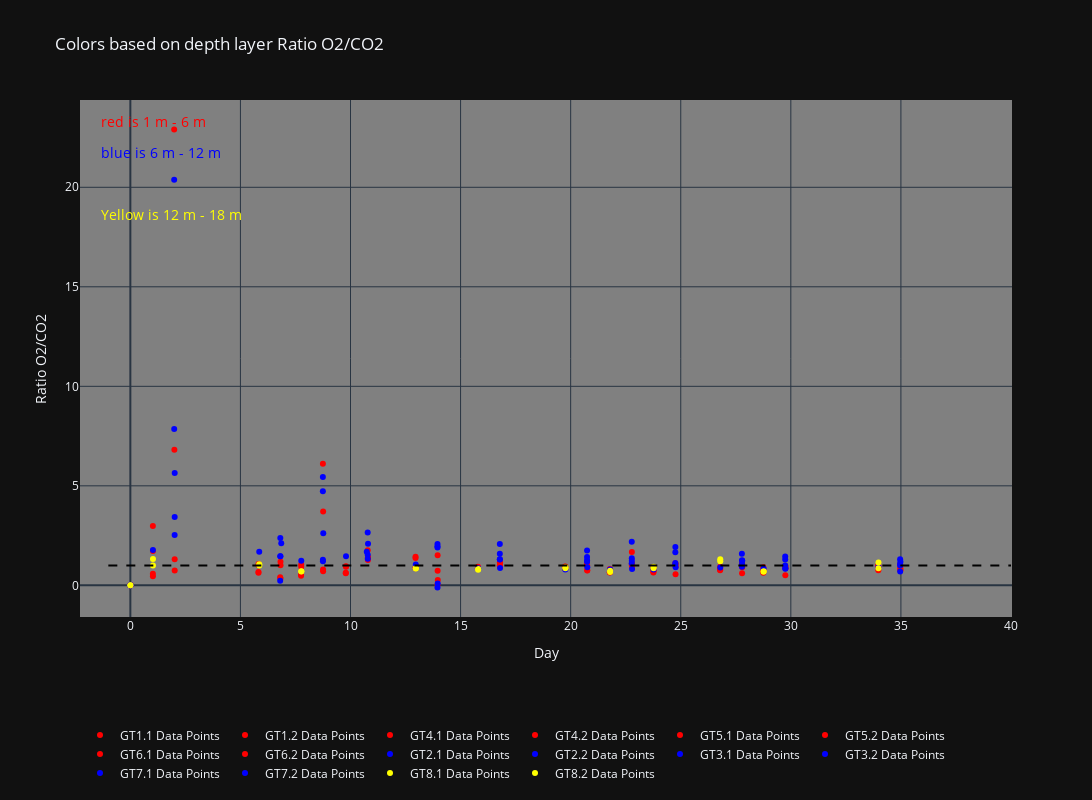

The notebook cell saved with this chart:
### Code cell
import plotly.graph_objects as go

# Define the line styles
line_styles = ['solid', 'dash', 'dot', 'dashdot', 'longdash', 'longdashdot', 'dot', 'dash']

# Create the figure
fig = go.Figure()

# Modify the layout with the desired figure size
fig.update_layout(
    width=15*80,  # 80 pixels per unit width
    height=10*80,  # 80 pixels per unit height
)

# Iterate over sample_list_1m_6m
for i, sheet_name in enumerate(sample_list_1m_6m):
    df = dict_data_frames[sheet_name]

    # Drop the rows where 'CumulativeColumn' is NaN
    df_dropped = df.dropna(subset=['Ratio O2/CO2'])

    # # Add the line trace
    # fig.add_trace(go.Scatter(
    #     x=df_dropped['Day'],
    #     y=df_dropped['Ratio O2/CO2'],
    #     mode='lines',
    #     name=sheet_name,
    #     line=dict(color='red', dash=line_styles[i])
    # ))

    # Add the scatter trace
    fig.add_trace(go.Scatter(
        x=df_dropped['Day'],
        y=df_dropped['Ratio O2/CO2'],
        mode='markers',
        name=f'{sheet_name} Data Points',
        marker=dict(color='red')
    ))

# Iterate over sample_list_6m_12m
for i, sheet_name in enumerate(sample_list_6m_12m):
    df = dict_data_frames[sheet_name]

    # Drop the rows where 'CumulativeColumn' is NaN
    df_dropped = df.dropna(subset=['Ratio O2/CO2'])

    # # Add the line trace
    # fig.add_trace(go.Scatter(
    #     x=df_dropped['Day'],
    #     y=df_dropped['Ratio O2/CO2'],
    #     mode='lines',
    #     name=sheet_name,
    #     line=dict(color='blue', dash=line_styles[i])
    # ))

    # Add the scatter trace
    fig.add_trace(go.Scatter(
        x=df_dropped['Day'],
        y=df_dropped['Ratio O2/CO2'],
        mode='markers',
        name=f'{sheet_name} Data Points',
        marker=dict(color='blue')
    ))

# Iterate over sample_list_12m_18m
for i, sheet_name in enumerate(sample_list_12m_18m):
    df = dict_data_frames[sheet_name]

    # Drop the rows where 'CumulativeColumn' is NaN
    df_dropped = df.dropna(subset=['Ratio O2/CO2'])

    # # Add the line trace
    # fig.add_trace(go.Scatter(
    #     x=df_dropped['Day'],
    #     y=df_dropped['Ratio O2/CO2'],
    #     mode='lines',
    #     name=sheet_name,
    #     line=dict(color='yellow', dash=line_styles[i])
    # ))

    # Add the scatter trace
    fig.add_trace(go.Scatter(
        x=df_dropped['Day'],
        y=df_dropped['Ratio O2/CO2'],
        mode='markers',
        name=f'{sheet_name} Data Points',
        marker=dict(color='yellow')
    ))

# Add legend-like text annotations
fig.add_annotation(
    xref='paper',
    yref='paper',
    x=0.02,
    y=0.98,
    text='red is 1 m - 6 m',
    showarrow=False,
    font=dict(size=14, color='red')
)

# Add legend-like text annotations
fig.add_annotation(
    xref='paper',
    yref='paper',
    x=0.02,
    y=0.92,
    text='blue is 6 m - 12 m',
    showarrow=False,
    font=dict(size=14, color='blue')
)

# Add legend-like text annotations
fig.add_annotation(
    xref='paper',
    yref='paper',
    x=0.02,
    y=0.8,
    text='Yellow is 12 m - 18 m',
    showarrow=False,
    font=dict(size=14, color='yellow')
)

# Add a trace for y=1 line
fig.add_shape(
    type='line',
    x0=-1,  # Start the line at the minimum x-value
    y0=1,
    x1=40,  # Extend the line to the maximum x-value
    y1=1,
    line=dict(color='black', dash='dash')  # Customize the line color and style
)

# Update the layout
fig.update_layout(
    title='Colors based on depth layer Ratio O2/CO2',
    xaxis=dict(title='Day'),
    yaxis=dict(title='Ratio O2/CO2'),
    showlegend=True,
    legend=dict(
        x=0,
        y=-0.2,
        orientation='h',
        traceorder='normal'
    ),
    plot_bgcolor='grey'  # Set the plot background color to white
)

# fig.update_yaxes(range=[-0.5, 2])  # Set y-axis limits

# Show the chart
fig.show()

### Figure 1 — Plotly figure (JSON) as saved in the notebook; plotly's stock layout.template omitted (floating-point values rounded to 4 significant figures)
{"data": [{"marker": {"color": "red"}, "mode": "markers", "name": "GT1.1 Data Points", "x": [0.0, 2.0, 6.818, 8.757, 10.79, 13.96, 16.78, 20.75, 22.79, 24.77, 27.78, 29.76, 34.98], "y": [0.0, 6.808, 0.3484, 3.71, 1.411, 0.2714, 1.011, 0.9999, 0.9222, 0.9543, 0.9676, 0.8614, 0.7935], "type": "scatter"}, {"marker": {"color": "red"}, "mode": "markers", "name": "GT1.2 Data Points", "x": [0.0, 1.99, 6.806, 8.745, 10.78, 13.95, 16.78, 20.74, 22.77, 24.76, 27.78, 29.74, 34.97], "y": [0.0, 22.9, 0.407, 6.11, 1.758, 0.02603, 1.15, 1.101, 1.037, 1.112, 1.113, 0.9673, 1.045], "type": "scatter"}, {"marker": {"color": "red"}, "mode": "markers", "name": "GT4.1 Data Points", "x": [0.0, 1.022, 5.819, 7.753, 9.785, 12.95, 15.78, 19.75, 21.78, 23.76, 26.78, 28.75, 33.97], "y": [0.0, 0.581, 0.6745, 0.5448, 0.6287, 1.377, 0.8534, 0.9527, 0.6608, 0.6776, 0.8172, 0.7009, 0.9811], "type": "scatter"}, {"marker": {"color": "red"}, "mode": "markers", "name": "GT4.2 Data Points", "x": [0.0, 1.024, 5.82, 7.754, 9.785, 12.95, 15.79, 19.75, 21.78, 23.76, 26.79, 28.75, 33.97], "y": [0.0, 0.4585, 0.6365, 0.4861, 0.6083, 1.436, 0.8437, 0.9381, 0.646, 0.6513, 0.7633, 0.6294, 0.985], "type": "scatter"}, {"marker": {"color": "red"}, "mode": "markers", "name": "GT5.1 Data Points", "x": [0.0, 2.013, 6.82, 8.754, 10.79, 13.96, 16.79, 20.75, 22.78, 24.76, 27.79, 29.75, 34.97], "y": [0.0, 1.309, 1.182, 0.7947, 1.371, 0.7309, 0.9675, 0.7535, 1.673, 1.079, 0.6102, 0.9557, 0.8979], "type": "scatter"}, {"marker": {"color": "red"}, "mode": "markers", "name": "GT5.2 Data Points", "x": [0.0, 2.015, 6.822, 8.756, 10.79, 13.96, 16.79, 20.75, 22.78, 24.76, 27.79, 29.75, 34.97], "y": [0.0, 0.7524, 1.006, 0.706, 1.269, 1.516, 1.143, 0.7456, 1.107, 0.5602, 0.9097, 0.5027, 0.7596], "type": "scatter"}, {"marker": {"color": "red"}, "mode": "markers", "name": "GT6.1 Data Points", "x": [0.0, 1.023, 5.824, 7.76, 9.791, 12.96, 15.79, 19.75, 21.78, 23.76, 26.79, 28.75, 33.97], "y": [0.0, 2.98, 1.008, 1.051, 0.9618, 0.855, 0.9372, 0.9037, 0.8272, 0.9255, 0.9375, 0.9042, 0.916], "type": "scatter"}, {"marker": {"color": "red"}, "mode": "markers", "name": "GT6.2 Data Points", "x": [0.0, 1.026, 5.825, 7.762, 9.794, 12.96, 15.79, 19.75, 21.79, 23.77, 26.79, 28.76, 33.98], "y": [0.0, 1.728, 1.074, 0.932, 0.9288, 0.906, 0.8712, 0.8166, 0.7782, 0.7668, 0.7817, 0.7428, 0.7567], "type": "scatter"}, {"marker": {"color": "blue"}, "mode": "markers", "name": "GT2.1 Data Points", "x": [0.0, 1.991, 6.806, 8.744, 10.74, 13.95, 16.78, 20.74, 22.77, 24.75, 27.78, 29.74, 34.97], "y": [0.0, 20.38, 0.2286, 4.731, 1.693, -0.103, 1.299, 1.181, 1.107, 1.126, 1.064, 0.9978, 0.9994], "type": "scatter"}, {"marker": {"color": "blue"}, "mode": "markers", "name": "GT2.2 Data Points", "x": [0.0, 1.992, 6.812, 8.744, 10.78, 13.95, 16.78, 20.74, 22.77, 24.75, 27.78, 29.74, 34.96], "y": [0.0, 7.859, 2.384, 5.447, 2.661, 1.959, 2.08, 1.749, 2.185, 1.66, 1.584, 1.454, 1.305], "type": "scatter"}, {"marker": {"color": "blue"}, "mode": "markers", "name": "GT3.1 Data Points", "x": [0.0, 2.012, 6.812, 8.745, 10.78, 13.95, 16.78, 20.74, 22.78, 24.75, 27.78, 29.74, 34.97], "y": [0.0, 2.526, 1.456, 1.288, 1.531, 2.082, 1.584, 1.43, 1.359, 1.93, 1.262, 1.299, 1.068], "type": "scatter"}, {"marker": {"color": "blue"}, "mode": "markers", "name": "GT3.2 Data Points", "x": [0.0, 2.013, 6.813, 8.747, 10.78, 13.95, 16.78, 20.74, 22.78, 24.76, 27.78, 29.75, 34.97], "y": [0.0, 3.434, 1.468, 1.209, 1.342, 1.9, 1.314, 1.261, 1.238, 1.061, 0.9306, 0.8315, 0.6994], "type": "scatter"}, {"marker": {"color": "blue"}, "mode": "markers", "name": "GT7.1 Data Points", "x": [0.0, 2.015, 6.854, 8.763, 10.8, 13.96, 16.79, 20.76, 22.79, 24.77, 27.79, 29.76, 34.98], "y": [0.0, 5.648, 2.11, 2.615, 2.092, 0.09194, 0.8743, 0.9111, 0.8241, 0.911, 1.241, 0.8646, 1.186], "type": "scatter"}, {"marker": {"color": "blue"}, "mode": "markers", "name": "GT7.2 Data Points", "x": [0.0, 1.026, 5.854, 7.764, 9.795, 12.96, 15.8, 19.76, 21.79, 23.77, 26.79, 28.76, 33.98], "y": [0.0, 1.777, 1.694, 1.237, 1.461, 1.05, 0.8651, 0.7903, 0.7962, 0.802, 0.9002, 0.8439, 0.9121], "type": "scatter"}, {"marker": {"color": "yellow"}, "mode": "markers", "name": "GT8.1 Data Points", "x": [0.0, 1.028, 5.856, 7.765, 12.97, 15.8, 19.76, 21.79, 23.77, 26.8, 28.76, 33.98], "y": [0.0, 1.003, 1.055, 0.702, 0.8617, 0.786, 0.8643, 0.675, 0.8541, 1.309, 0.6834, 0.8637], "type": "scatter"}, {"marker": {"color": "yellow"}, "mode": "markers", "name": "GT8.2 Data Points", "x": [0.0, 1.028, 5.856, 7.765, 12.97, 15.8, 19.76, 21.79, 23.77, 26.8, 28.77, 33.98], "y": [0.0, 1.32, 0.994, 0.7085, 0.8486, 0.8153, 0.9106, 0.7361, 0.9345, 1.215, 0.7027, 1.151], "type": "scatter"}], "layout": {"width": 1200, "height": 800, "annotations": [{"font": {"color": "red", "size": 14}, "showarrow": false, "text": "red is 1 m - 6 m", "x": 0.02, "xref": "paper", "y": 0.98, "yref": "paper"}, {"font": {"color": "blue", "size": 14}, "showarrow": false, "text": "blue is 6 m - 12 m", "x": 0.02, "xref": "paper", "y": 0.92, "yref": "paper"}, {"font": {"color": "yellow", "size": 14}, "showarrow": false, "text": "Yellow is 12 m - 18 m", "x": 0.02, "xref": "paper", "y": 0.8, "yref": "paper"}], "shapes": [{"line": {"color": "black", "dash": "dash"}, "type": "line", "x0": -1, "x1": 40, "y0": 1, "y1": 1}], "legend": {"x": 0, "y": -0.2, "orientation": "h", "traceorder": "normal"}, "title": {"text": "Colors based on depth layer Ratio O2/CO2"}, "xaxis": {"title": {"text": "Day"}}, "yaxis": {"title": {"text": "Ratio O2/CO2"}}, "showlegend": true, "plot_bgcolor": "grey"}}
